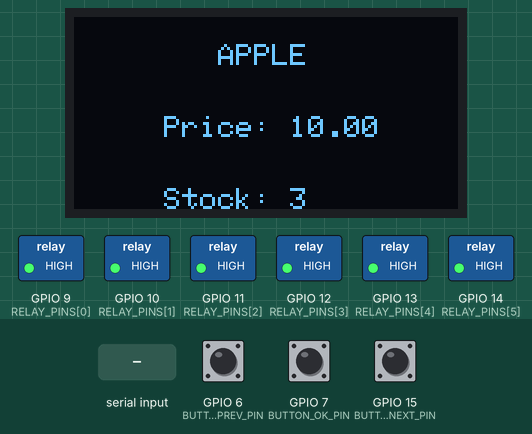
A sketch run on a simulated ESP32-S3. Shown: 128×64 one-colour display, switched loads named in the sketch (green lamp = pin HIGH). The inputs (shaded band) are chosen by the test bench; at power-on: GPIO 7 (BUTTON_OK_PIN) HIGH, GPIO 6 (BUTTON_PREV_PIN) HIGH, GPIO 15 (BUTTON_NEXT_PIN) HIGH. The modem accepts every AT command (registered, SIM ready, sends succeed) and sends nothing else; what the sketch prints to the serial monitor is not drawn.

Above: at 5.2 s.
5.3 s: GPIO 7 (BUTTON_OK_PIN) pulled LOW for 0.15 s
At 5.44 s:
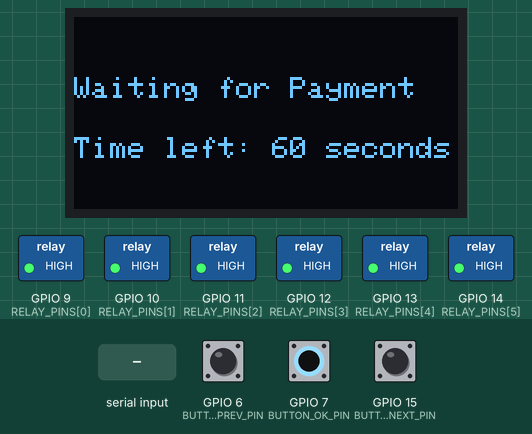
At 8.1 s:
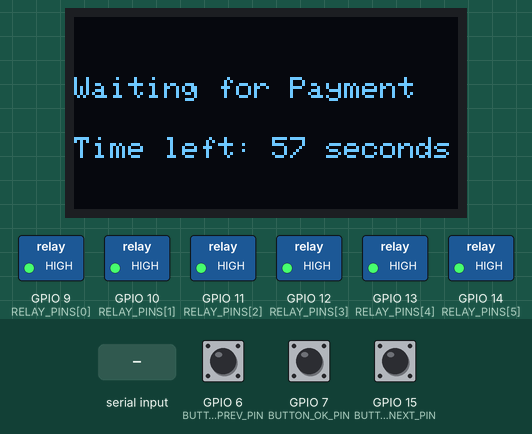
8.4 s: "+CMT" received over the second serial link
At 9.8 s:
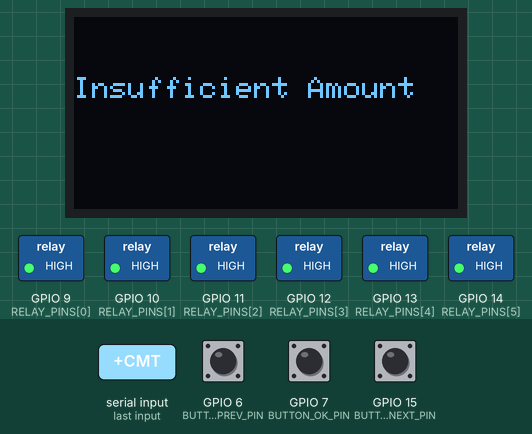
Timing chart, 0 to 11.4 s (numbered marks = the images above; inputs shaded):
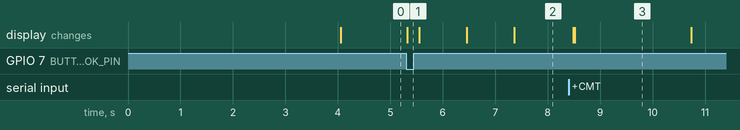

The sketch:

sketch_jan15b.ino
```cpp
#include <Wire.h>
#include <Adafruit_GFX.h>
#include <Adafruit_SSD1306.h>
#include <HardwareSerial.h>

#define SCREEN_WIDTH 128
#define SCREEN_HEIGHT 64
#define OLED_RESET -1
Adafruit_SSD1306 display(SCREEN_WIDTH, SCREEN_HEIGHT, &Wire, OLED_RESET);

#define BUTTON_PREV_PIN 6
#define BUTTON_OK_PIN 7
#define BUTTON_NEXT_PIN 15

const int RELAY_PINS[] = {9, 10, 11, 12, 13, 14};

HardwareSerial mySerial(1); // Use UART1 for SIM900A communication

struct Product {
    const char* name;
    float price;
    int stock;
};

Product products[] = {
    {"\n        APPLE", 10.0, 3},
    {"\n       COCACOLA", 20.0, 3},
    {"\n        SPRITE", 30.0, 3},
    {"\n        PRIME", 40.0, 3},
    {"\n         7up", 50.0, 3},
};

int currentIndex = 0;
bool paymentReceived = false;
unsigned long paymentStartTime = 0;
unsigned long paymentWindow = 60000; // 60 seconds

String incomingSMS = "";
float receivedAmount = 0.0;

void updateDisplay() {
    display.clearDisplay();
    Product currentProduct = products[currentIndex];
    display.setTextSize(1);
    display.setTextColor(SSD1306_WHITE);
    display.setCursor(0, 1);
    display.println(currentProduct.name);
    display.print("\n\n     Price: ");
    display.println(currentProduct.price);
    display.print("\n\n     Stock: ");
    display.println(currentProduct.stock);
    display.display();
}

void dispenseProduct() {
    Product& currentProduct = products[currentIndex];
    int relayIndex = currentIndex;

    digitalWrite(RELAY_PINS[relayIndex], LOW);
    Serial.println("Relay ON - Dispensing product");
    delay(2000);
    digitalWrite(RELAY_PINS[relayIndex], HIGH);
    Serial.println("Relay OFF - Dispensing completed");

    currentProduct.stock--;
    display.clearDisplay();
    display.setCursor(37, 20);
    display.print("Dispensed\n\n     Successfully!");
    display.display();
    delay(2000);
    updateDisplay();
}

void parseSMS(const String& sms) {
    int amountIndex = sms.indexOf("Tk ");
    if (amountIndex != -1) {
        int endIndex = sms.indexOf(" ", amountIndex + 3); // Find end of amount
        String amountStr = sms.substring(amountIndex + 3, endIndex);
        receivedAmount = amountStr.toFloat();
        Serial.println("Parsed Amount: " + String(receivedAmount));
    }
}

void checkIncomingSMS() {
    while (mySerial.available()) {
        char c = mySerial.read();
        incomingSMS += c;

        if (incomingSMS.indexOf("+CMT") != -1) {
            // End of SMS detected, process it
            Serial.println("Incoming SMS: " + incomingSMS);
            parseSMS(incomingSMS);

            if (receivedAmount >= products[currentIndex].price) {
                paymentReceived = true;
                incomingSMS = "";

                display.clearDisplay();
                display.setCursor(0, 20);
                display.print("Payment Received!");
                display.display();
                delay(2000);
                dispenseProduct();
                break;
            } else {
                display.clearDisplay();
                display.setCursor(0, 20);
                display.print("Insufficient Amount");
                display.display();
                delay(2000);
                incomingSMS = "";
            }
        }
    }
}

void setup() {
    Serial.begin(115200);
    mySerial.begin(9600, SERIAL_8N1, 16, 17);

    Wire.begin(5, 4);
    if (!display.begin(SSD1306_SWITCHCAPVCC, 0x3C)) {
        while (1);
    }

    pinMode(BUTTON_PREV_PIN, INPUT_PULLUP);
    pinMode(BUTTON_OK_PIN, INPUT_PULLUP);
    pinMode(BUTTON_NEXT_PIN, INPUT_PULLUP);

    for (int i = 0; i < 6; i++) {
        pinMode(RELAY_PINS[i], OUTPUT);
        digitalWrite(RELAY_PINS[i], HIGH); // Set all relays OFF initially
    }

    mySerial.println("AT");
    delay(1000);
    mySerial.println("AT+CMGF=1");
    delay(1000);
    mySerial.println("AT+CNMI=2,2,0,0,0");
    delay(2000);

    updateDisplay();
}

void loop() {
    if (digitalRead(BUTTON_PREV_PIN) == LOW) {
        currentIndex = (currentIndex - 1 + 5) % 5; // Navigate products
        updateDisplay();
        delay(200);
    } else if (digitalRead(BUTTON_NEXT_PIN) == LOW) {
        currentIndex = (currentIndex + 1) % 5;
        updateDisplay();
        delay(200);
    } else if (digitalRead(BUTTON_OK_PIN) == LOW) {
        paymentStartTime = millis();
        paymentReceived = false;

        while (millis() - paymentStartTime < paymentWindow) {
            unsigned long elapsedTime = millis() - paymentStartTime;
            unsigned long remainingTime = (paymentWindow - elapsedTime) / 1000; // Convert to seconds

            display.clearDisplay();
            display.setCursor(0, 20);
            display.print("Waiting for Payment");
            display.setCursor(0, 40);
            display.print("Time left: ");
            display.print(remainingTime);
            display.print(" seconds");
            display.display();

            checkIncomingSMS();
            if (paymentReceived) {
                break;
            }

            delay(200); // Prevent too frequent updates
        }

        if (!paymentReceived) {
            display.clearDisplay();
            display.setCursor(0, 20);
            display.print("Payment Timeout");
            display.display();
            delay(2000);
        }
    }
}
```

Measured:
- after the input at 5.3 s, the display: changes at once (image 1)
- after the input at 8.4 s, the display: first differs from a run without the input after 0.12 s (image 3)
- what the display in image 3 shows lasts 2.2 s, from 8.5 s to 10.7 s
